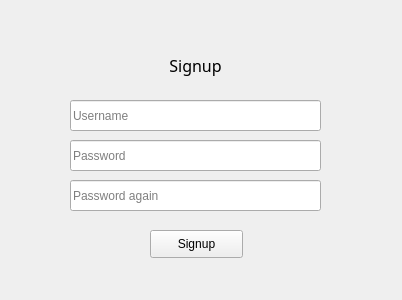
<?xml version="1.0" encoding="UTF-8"?>
<ui version="4.0">
 <class>SignUp_Page</class>
 <widget class="QWidget" name="SignUp_Page">
  <property name="geometry">
   <rect>
    <x>0</x>
    <y>0</y>
    <width>402</width>
    <height>300</height>
   </rect>
  </property>
  <property name="windowTitle">
   <string>Form</string>
  </property>
  <widget class="QLabel" name="label_Signup">
   <property name="geometry">
    <rect>
     <x>160</x>
     <y>50</y>
     <width>71</width>
     <height>31</height>
    </rect>
   </property>
   <property name="font">
    <font>
     <family>Lucida Fax</family>
     <pointsize>12</pointsize>
     <weight>50</weight>
     <bold>false</bold>
    </font>
   </property>
   <property name="text">
    <string>Signup</string>
   </property>
   <property name="alignment">
    <set>Qt::AlignCenter</set>
   </property>
  </widget>
  <widget class="QLineEdit" name="lineEdit_signup_username">
   <property name="geometry">
    <rect>
     <x>70</x>
     <y>100</y>
     <width>251</width>
     <height>31</height>
    </rect>
   </property>
   <property name="text">
    <string/>
   </property>
   <property name="placeholderText">
    <string>Username</string>
   </property>
  </widget>
  <widget class="QPushButton" name="pushButton_signup_SignUp">
   <property name="geometry">
    <rect>
     <x>150</x>
     <y>230</y>
     <width>93</width>
     <height>28</height>
    </rect>
   </property>
   <property name="text">
    <string>Signup</string>
   </property>
   <property name="autoDefault">
    <bool>false</bool>
   </property>
   <property name="default">
    <bool>false</bool>
   </property>
   <property name="flat">
    <bool>false</bool>
   </property>
  </widget>
  <widget class="QLineEdit" name="lineEdit_signup_Password">
   <property name="geometry">
    <rect>
     <x>70</x>
     <y>140</y>
     <width>251</width>
     <height>31</height>
    </rect>
   </property>
   <property name="text">
    <string/>
   </property>
   <property name="placeholderText">
    <string>Password</string>
   </property>
  </widget>
  <widget class="QLineEdit" name="lineEdit_signup_Password_again">
   <property name="geometry">
    <rect>
     <x>70</x>
     <y>180</y>
     <width>251</width>
     <height>31</height>
    </rect>
   </property>
   <property name="text">
    <string/>
   </property>
   <property name="placeholderText">
    <string>Password again</string>
   </property>
  </widget>
 </widget>
 <resources/>
 <connections/>
</ui>
